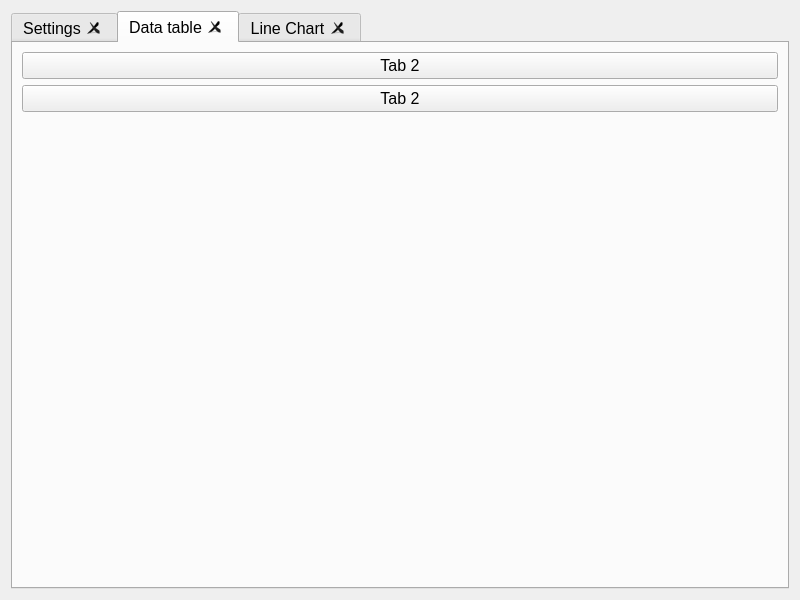
<?xml version="1.0" encoding="UTF-8"?>
<ui version="4.0">
 <class>Widget</class>
 <widget class="QWidget" name="Widget">
  <property name="geometry">
   <rect>
    <x>0</x>
    <y>0</y>
    <width>800</width>
    <height>600</height>
   </rect>
  </property>
  <property name="font">
   <font>
    <pointsize>12</pointsize>
   </font>
  </property>
  <property name="windowTitle">
   <string>Widget</string>
  </property>
  <layout class="QHBoxLayout" name="horizontalLayout_5">
   <item>
    <widget class="QTabWidget" name="tabWidget">
     <property name="currentIndex">
      <number>1</number>
     </property>
     <property name="iconSize">
      <size>
       <width>48</width>
       <height>48</height>
      </size>
     </property>
     <property name="tabsClosable">
      <bool>true</bool>
     </property>
     <widget class="QWidget" name="tabSetting">
      <attribute name="title">
       <string>Settings</string>
      </attribute>
      <layout class="QHBoxLayout" name="horizontalLayout_2">
       <item>
        <layout class="QHBoxLayout" name="horizontalLayout">
         <item>
          <widget class="QGroupBox" name="groupBox">
           <property name="title">
            <string>GroupBox</string>
           </property>
           <widget class="QRadioButton" name="radioButton">
            <property name="geometry">
             <rect>
              <x>30</x>
              <y>40</y>
              <width>131</width>
              <height>21</height>
             </rect>
            </property>
            <property name="text">
             <string>RadioButton</string>
            </property>
           </widget>
           <widget class="QRadioButton" name="radioButton_2">
            <property name="geometry">
             <rect>
              <x>30</x>
              <y>70</y>
              <width>131</width>
              <height>21</height>
             </rect>
            </property>
            <property name="text">
             <string>RadioButton</string>
            </property>
           </widget>
           <widget class="QRadioButton" name="radioButton_3">
            <property name="geometry">
             <rect>
              <x>30</x>
              <y>100</y>
              <width>131</width>
              <height>21</height>
             </rect>
            </property>
            <property name="text">
             <string>RadioButton</string>
            </property>
           </widget>
           <widget class="QRadioButton" name="radioButton_4">
            <property name="geometry">
             <rect>
              <x>30</x>
              <y>130</y>
              <width>131</width>
              <height>21</height>
             </rect>
            </property>
            <property name="text">
             <string>RadioButton</string>
            </property>
           </widget>
          </widget>
         </item>
         <item>
          <layout class="QVBoxLayout" name="verticalLayout_2">
           <item>
            <widget class="QPushButton" name="pushButton_3">
             <property name="sizePolicy">
              <sizepolicy hsizetype="Minimum" vsizetype="Preferred">
               <horstretch>0</horstretch>
               <verstretch>0</verstretch>
              </sizepolicy>
             </property>
             <property name="text">
              <string>Tab 1</string>
             </property>
            </widget>
           </item>
           <item>
            <spacer name="verticalSpacer">
             <property name="orientation">
              <enum>Qt::Vertical</enum>
             </property>
             <property name="sizeHint" stdset="0">
              <size>
               <width>20</width>
               <height>98</height>
              </size>
             </property>
            </spacer>
           </item>
          </layout>
         </item>
        </layout>
       </item>
      </layout>
     </widget>
     <widget class="QWidget" name="tab_2">
      <attribute name="title">
       <string>Data table</string>
      </attribute>
      <layout class="QHBoxLayout" name="horizontalLayout_4">
       <item>
        <layout class="QVBoxLayout" name="verticalLayout">
         <item>
          <widget class="QPushButton" name="pushButton_2">
           <property name="text">
            <string>Tab 2</string>
           </property>
          </widget>
         </item>
         <item>
          <widget class="QPushButton" name="pushButton_4">
           <property name="text">
            <string>Tab 2</string>
           </property>
          </widget>
         </item>
         <item>
          <spacer name="verticalSpacer_2">
           <property name="orientation">
            <enum>Qt::Vertical</enum>
           </property>
           <property name="sizeHint" stdset="0">
            <size>
             <width>20</width>
             <height>108</height>
            </size>
           </property>
          </spacer>
         </item>
        </layout>
       </item>
      </layout>
     </widget>
     <widget class="QWidget" name="tab_3">
      <attribute name="title">
       <string>Line Chart</string>
      </attribute>
      <layout class="QHBoxLayout" name="horizontalLayout_3">
       <item>
        <widget class="QTableView" name="tableView"/>
       </item>
      </layout>
     </widget>
    </widget>
   </item>
  </layout>
 </widget>
 <resources/>
 <connections/>
</ui>
